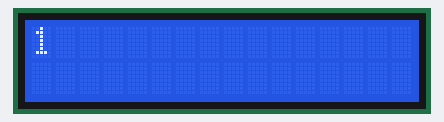
A sketch run on a simulated Arduino Uno, built with avr-gcc and run on an emulated ATmega328P. Shown: 16×2 character LCD.

Above: at 0.1 s.
At 1.1 s:
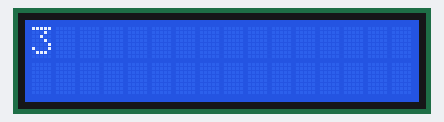
At 1.6 s:
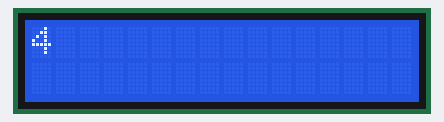
At 2.6 s:
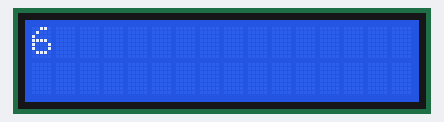
At 4.1 s:
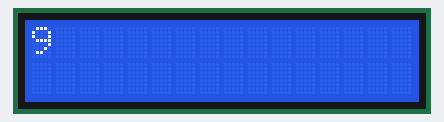
At 5.6 s:
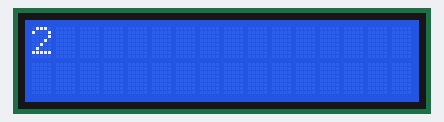

The sketch:

lcd.ino
```cpp
#include <LiquidCrystal.h>

LiquidCrystal lcd(12, 11, 5, 4, 3, 2);

void setup() {

  lcd.begin(16, 2);

}

void loop() {

  for(int i = 1; i<=10; i++){

    lcd.print(i);
    delay(500);
    lcd.clear();

  }
}
```

Measured:
- by itself, everything shown: repeats every 5.0 s, in 11 steps
- what the display in image 1 shows lasts 0.5 s, from 1.1 s to 1.6 s
